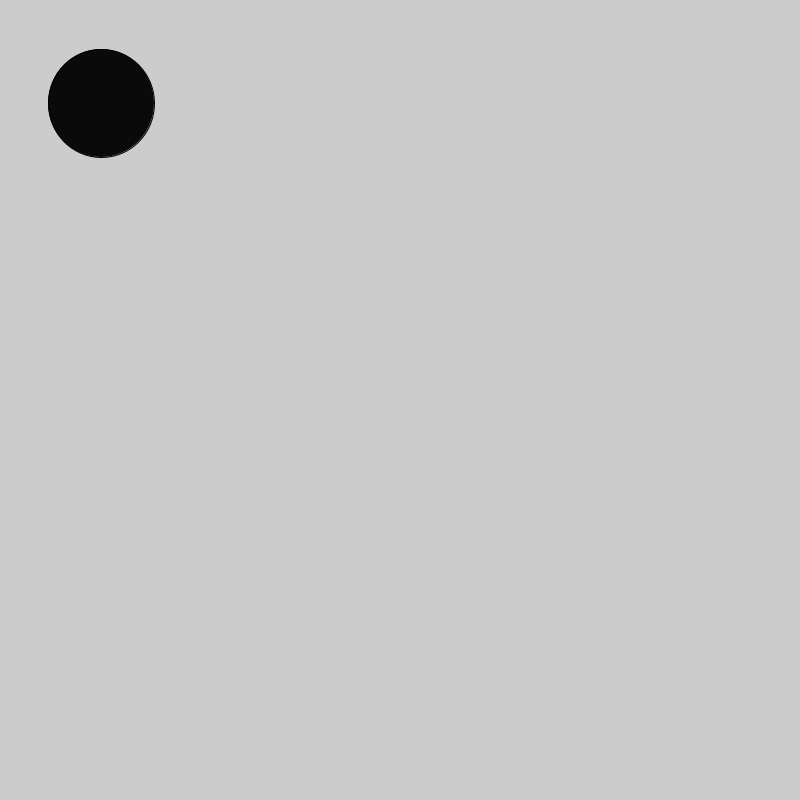
Frame 1 (no input)
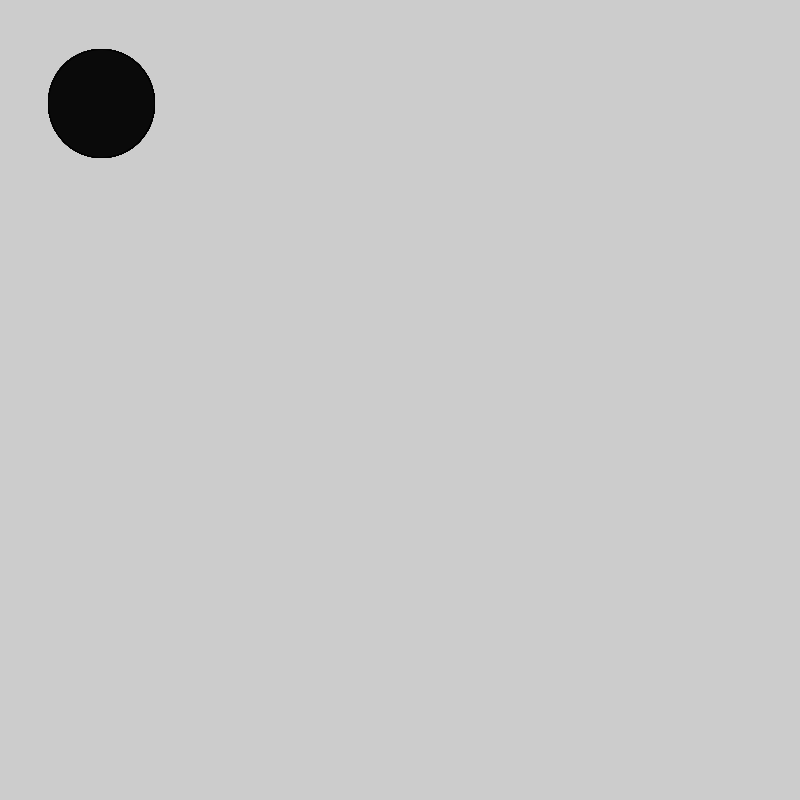
Frame 60 (the mouse pressed at the canvas centre just before this capture)
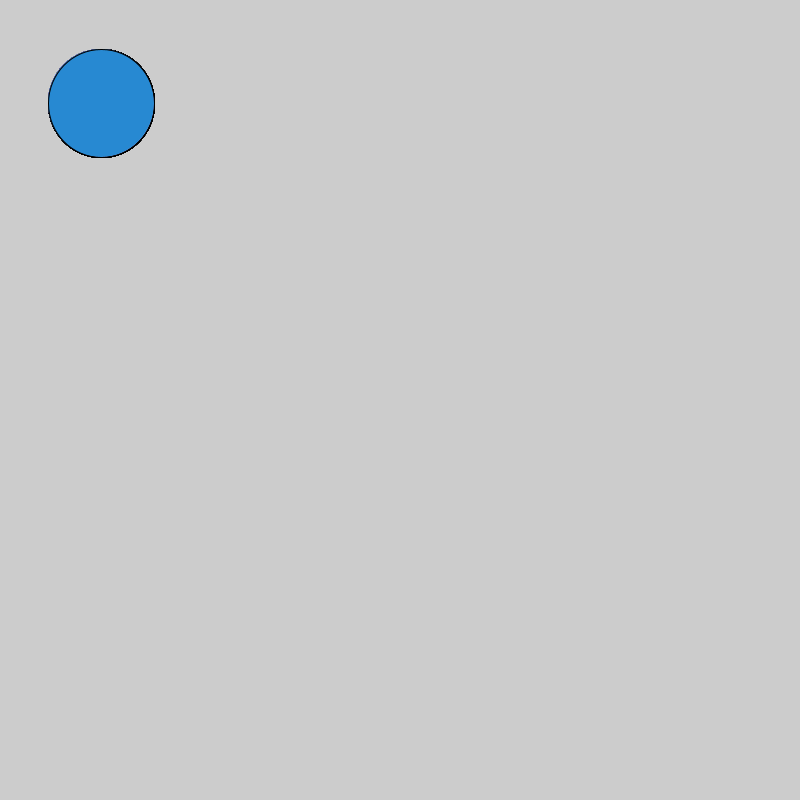
Frame 120 (the mouse held since frame 60 and released just before this capture)

The Processing sketch that drew these frames (run headless with seeded random() and noise(); from frame 60 on, the mouse is pressed at the canvas centre):

// Processing sketch: will2
// ── will2.pde
 void setup() {
  size(800, 800);
}

void draw() {
  
   
fill(10,10,10);
             
if (mousePressed){
  fill(random(255),137,210);}
   
ellipse(101,103,106,108);

}
